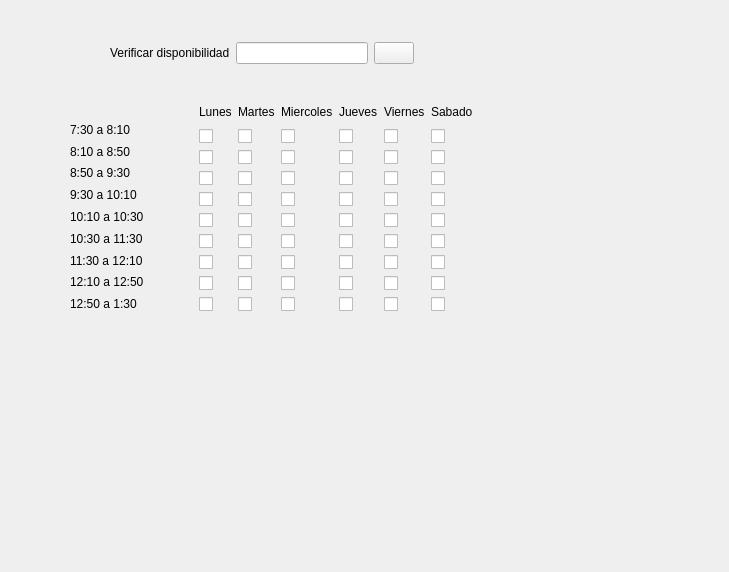
           <widget class="QWidget" name="page">
            <property name="geometry">
             <rect>
              <x>0</x>
              <y>0</y>
              <width>729</width>
              <height>572</height>
             </rect>
            </property>
            <attribute name="label">
             <string>Disponibilidad Seccion</string>
            </attribute>
            <widget class="QWidget" name="">
             <property name="geometry">
              <rect>
               <x>70</x>
               <y>100</y>
               <width>403</width>
               <height>212</height>
              </rect>
             </property>
             <layout class="QHBoxLayout" name="horizontalLayout_5">
              <item>
               <layout class="QVBoxLayout" name="verticalLayout_10">
                <item>
                 <widget class="QLabel" name="label_20">
                  <property name="text">
                   <string/>
                  </property>
                 </widget>
                </item>
                <item>
                 <widget class="QLabel" name="label_5">
                  <property name="text">
                   <string>7:30 a 8:10</string>
                  </property>
                 </widget>
                </item>
                <item>
                 <widget class="QLabel" name="label_6">
                  <property name="text">
                   <string>8:10 a 8:50</string>
                  </property>
                 </widget>
                </item>
                <item>
                 <widget class="QLabel" name="label_7">
                  <property name="text">
                   <string>8:50 a 9:30</string>
                  </property>
                 </widget>
                </item>
                <item>
                 <widget class="QLabel" name="label_8">
                  <property name="text">
                   <string>9:30 a 10:10</string>
                  </property>
                 </widget>
                </item>
                <item>
                 <widget class="QLabel" name="label_10">
                  <property name="text">
                   <string>10:10 a 10:30</string>
                  </property>
                 </widget>
                </item>
                <item>
                 <widget class="QLabel" name="label_9">
                  <property name="text">
                   <string>10:30 a 11:30</string>
                  </property>
                 </widget>
                </item>
                <item>
                 <widget class="QLabel" name="label_11">
                  <property name="text">
                   <string>11:30 a 12:10</string>
                  </property>
                 </widget>
                </item>
                <item>
                 <widget class="QLabel" name="label_12">
                  <property name="text">
                   <string>12:10 a 12:50</string>
                  </property>
                 </widget>
                </item>
                <item>
                 <widget class="QLabel" name="label_13">
                  <property name="text">
                   <string>12:50 a 1:30</string>
                  </property>
                 </widget>
                </item>
               </layout>
              </item>
              <item>
               <layout class="QHBoxLayout" name="horizontalLayout_4">
                <item>
                 <layout class="QVBoxLayout" name="verticalLayout_9">
                  <item>
                   <widget class="QLabel" name="label_14">
                    <property name="text">
                     <string>Lunes</string>
                    </property>
                   </widget>
                  </item>
                  <item>
                   <layout class="QVBoxLayout" name="verticalLayout_2">
                    <item>
                     <widget class="QCheckBox" name="checkBox">
                      <property name="text">
                       <string/>
                      </property>
                     </widget>
                    </item>
                    <item>
                     <widget class="QCheckBox" name="checkBox_4">
                      <property name="text">
                       <string/>
                      </property>
                     </widget>
                    </item>
                    <item>
                     <widget class="QCheckBox" name="checkBox_11">
                      <property name="text">
                       <string/>
                      </property>
                     </widget>
                    </item>
                    <item>
                     <widget class="QCheckBox" name="checkBox_5">
                      <property name="text">
                       <string/>
                      </property>
                     </widget>
                    </item>
                    <item>
                     <widget class="QCheckBox" name="checkBox_6">
                      <property name="text">
                       <string/>
                      </property>
                     </widget>
                    </item>
                    <item>
                     <widget class="QCheckBox" name="checkBox_7">
                      <property name="text">
                       <string/>
                      </property>
                     </widget>
                    </item>
                    <item>
                     <widget class="QCheckBox" name="checkBox_8">
                      <property name="text">
                       <string/>
                      </property>
                     </widget>
                    </item>
                    <item>
                     <widget class="QCheckBox" name="checkBox_9">
                      <property name="text">
                       <string/>
                      </property>
                     </widget>
                    </item>
                    <item>
                     <widget class="QCheckBox" name="checkBox_10">
                      <property name="text">
                       <string/>
                      </property>
                     </widget>
                    </item>
                   </layout>
                  </item>
                 </layout>
                </item>
                <item>
                 <layout class="QVBoxLayout" name="verticalLayout_3">
                  <item>
                   <widget class="QLabel" name="label_15">
                    <property name="text">
                     <string>Martes</string>
                    </property>
                   </widget>
                  </item>
                  <item>
                   <widget class="QCheckBox" name="checkBox_12">
                    <property name="text">
                     <string/>
                    </property>
                   </widget>
                  </item>
                  <item>
                   <widget class="QCheckBox" name="checkBox_13">
                    <property name="text">
                     <string/>
                    </property>
                   </widget>
                  </item>
                  <item>
                   <widget class="QCheckBox" name="checkBox_14">
                    <property name="text">
                     <string/>
                    </property>
                   </widget>
                  </item>
                  <item>
                   <widget class="QCheckBox" name="checkBox_15">
                    <property name="text">
                     <string/>
                    </property>
                   </widget>
                  </item>
                  <item>
                   <widget class="QCheckBox" name="checkBox_16">
                    <property name="text">
                     <string/>
                    </property>
                   </widget>
                  </item>
                  <item>
                   <widget class="QCheckBox" name="checkBox_17">
                    <property name="text">
                     <string/>
                    </property>
                   </widget>
                  </item>
                  <item>
                   <widget class="QCheckBox" name="checkBox_18">
                    <property name="text">
                     <string/>
                    </property>
                   </widget>
                  </item>
                  <item>
                   <widget class="QCheckBox" name="checkBox_19">
                    <property name="text">
                     <string/>
                    </property>
                   </widget>
                  </item>
                  <item>
                   <widget class="QCheckBox" name="checkBox_20">
                    <property name="text">
                     <string/>
                    </property>
                   </widget>
                  </item>
                 </layout>
                </item>
                <item>
                 <layout class="QVBoxLayout" name="verticalLayout_13">
                  <item>
                   <widget class="QLabel" name="label_19">
                    <property name="text">
                     <string>Miercoles</string>
                    </property>
                   </widget>
                  </item>
                  <item>
                   <layout class="QVBoxLayout" name="verticalLayout_5">
                    <item>
                     <widget class="QCheckBox" name="checkBox_30">
                      <property name="text">
                       <string/>
                      </property>
                     </widget>
                    </item>
                    <item>
                     <widget class="QCheckBox" name="checkBox_31">
                      <property name="text">
                       <string/>
                      </property>
                     </widget>
                    </item>
                    <item>
                     <widget class="QCheckBox" name="checkBox_32">
                      <property name="text">
                       <string/>
                      </property>
                     </widget>
                    </item>
                    <item>
                     <widget class="QCheckBox" name="checkBox_33">
                      <property name="text">
                       <string/>
                      </property>
                     </widget>
                    </item>
                    <item>
                     <widget class="QCheckBox" name="checkBox_34">
                      <property name="text">
                       <string/>
                      </property>
                     </widget>
                    </item>
                    <item>
                     <widget class="QCheckBox" name="checkBox_35">
                      <property name="text">
                       <string/>
                      </property>
                     </widget>
                    </item>
                    <item>
                     <widget class="QCheckBox" name="checkBox_36">
                      <property name="text">
                       <string/>
                      </property>
                     </widget>
                    </item>
                    <item>
                     <widget class="QCheckBox" name="checkBox_37">
                      <property name="text">
                       <string/>
                      </property>
                     </widget>
                    </item>
                    <item>
                     <widget class="QCheckBox" name="checkBox_38">
                      <property name="text">
                       <string/>
                      </property>
                     </widget>
                    </item>
                   </layout>
                  </item>
                 </layout>
                </item>
                <item>
                 <layout class="QVBoxLayout" name="verticalLayout_16">
                  <item>
                   <widget class="QLabel" name="label_21">
                    <property name="text">
                     <string>Jueves</string>
                    </property>
                   </widget>
                  </item>
                  <item>
                   <layout class="QVBoxLayout" name="verticalLayout_7">
                    <item>
                     <widget class="QCheckBox" name="checkBox_39">
                      <property name="text">
                       <string/>
                      </property>
                     </widget>
                    </item>
                    <item>
                     <widget class="QCheckBox" name="checkBox_49">
                      <property name="text">
                       <string/>
                      </property>
                     </widget>
                    </item>
                    <item>
                     <widget class="QCheckBox" name="checkBox_50">
                      <property name="text">
                       <string/>
                      </property>
                     </widget>
                    </item>
                    <item>
                     <widget class="QCheckBox" name="checkBox_51">
                      <property name="text">
                       <string/>
                      </property>
                     </widget>
                    </item>
                    <item>
                     <widget class="QCheckBox" name="checkBox_52">
                      <property name="text">
                       <string/>
                      </property>
                     </widget>
                    </item>
                    <item>
                     <widget class="QCheckBox" name="checkBox_53">
                      <property name="text">
                       <string/>
                      </property>
                     </widget>
                    </item>
                    <item>
                     <widget class="QCheckBox" name="checkBox_54">
                      <property name="text">
                       <string/>
                      </property>
                     </widget>
                    </item>
                    <item>
                     <widget class="QCheckBox" name="checkBox_55">
                      <property name="text">
                       <string/>
                      </property>
                     </widget>
                    </item>
                    <item>
                     <widget class="QCheckBox" name="checkBox_56">
                      <property name="text">
                       <string/>
                      </property>
                     </widget>
                    </item>
                   </layout>
                  </item>
                 </layout>
                </item>
                <item>
                 <layout class="QVBoxLayout" name="verticalLayout_11">
                  <item>
                   <widget class="QLabel" name="label_17">
                    <property name="text">
                     <string>Viernes</string>
                    </property>
                   </widget>
                  </item>
                  <item>
                   <layout class="QVBoxLayout" name="verticalLayout_8">
                    <item>
                     <widget class="QCheckBox" name="checkBox_57">
                      <property name="text">
                       <string/>
                      </property>
                     </widget>
                    </item>
                    <item>
                     <widget class="QCheckBox" name="checkBox_58">
                      <property name="text">
                       <string/>
                      </property>
                     </widget>
                    </item>
                    <item>
                     <widget class="QCheckBox" name="checkBox_59">
                      <property name="text">
                       <string/>
                      </property>
                     </widget>
                    </item>
                    <item>
                     <widget class="QCheckBox" name="checkBox_60">
                      <property name="text">
                       <string/>
                      </property>
                     </widget>
                    </item>
                    <item>
                     <widget class="QCheckBox" name="checkBox_61">
                      <property name="text">
                       <string/>
                      </property>
                     </widget>
                    </item>
                    <item>
                     <widget class="QCheckBox" name="checkBox_62">
                      <property name="text">
                       <string/>
                      </property>
                     </widget>
                    </item>
                    <item>
                     <widget class="QCheckBox" name="checkBox_63">
                      <property name="text">
                       <string/>
                      </property>
                     </widget>
                    </item>
                    <item>
                     <widget class="QCheckBox" name="checkBox_64">
                      <property name="text">
                       <string/>
                      </property>
                     </widget>
                    </item>
                    <item>
                     <widget class="QCheckBox" name="checkBox_65">
                      <property name="text">
                       <string/>
                      </property>
                     </widget>
                    </item>
                   </layout>
                  </item>
                 </layout>
                </item>
                <item>
                 <layout class="QVBoxLayout" name="verticalLayout_12">
                  <item>
                   <widget class="QLabel" name="label_18">
                    <property name="text">
                     <string>Sabado</string>
                    </property>
                   </widget>
                  </item>
                  <item>
                   <layout class="QVBoxLayout" name="verticalLayout_4">
                    <item>
                     <widget class="QCheckBox" name="checkBox_21">
                      <property name="text">
                       <string/>
                      </property>
                     </widget>
                    </item>
                    <item>
                     <widget class="QCheckBox" name="checkBox_22">
                      <property name="text">
                       <string/>
                      </property>
                     </widget>
                    </item>
                    <item>
                     <widget class="QCheckBox" name="checkBox_23">
                      <property name="text">
                       <string/>
                      </property>
                     </widget>
                    </item>
                    <item>
                     <widget class="QCheckBox" name="checkBox_24">
                      <property name="text">
                       <string/>
                      </property>
                     </widget>
                    </item>
                    <item>
                     <widget class="QCheckBox" name="checkBox_25">
                      <property name="text">
                       <string/>
                      </property>
                     </widget>
                    </item>
                    <item>
                     <widget class="QCheckBox" name="checkBox_26">
                      <property name="text">
                       <string/>
                      </property>
                     </widget>
                    </item>
                    <item>
                     <widget class="QCheckBox" name="checkBox_27">
                      <property name="text">
                       <string/>
                      </property>
                     </widget>
                    </item>
                    <item>
                     <widget class="QCheckBox" name="checkBox_28">
                      <property name="text">
                       <string/>
                      </property>
                     </widget>
                    </item>
                    <item>
                     <widget class="QCheckBox" name="checkBox_29">
                      <property name="text">
                       <string/>
                      </property>
                     </widget>
                    </item>
                   </layout>
                  </item>
                 </layout>
                </item>
               </layout>
              </item>
             </layout>
            </widget>
            <widget class="QWidget" name="">
             <property name="geometry">
              <rect>
               <x>110</x>
               <y>40</y>
               <width>304</width>
               <height>26</height>
              </rect>
             </property>
             <layout class="QHBoxLayout" name="horizontalLayout_10">
              <item>
               <widget class="QLabel" name="label_55">
                <property name="text">
                 <string>Verificar disponibilidad</string>
                </property>
               </widget>
              </item>
              <item>
               <widget class="QLineEdit" name="ln_disponibilidad_seccion">
                <property name="readOnly">
                 <bool>true</bool>
                </property>
               </widget>
              </item>
              <item>
               <widget class="QPushButton" name="pushButton">
                <property name="text">
                 <string/>
                </property>
                <property name="icon">
                 <iconset>
                  <normaloff>imagenes/baseline-search.png</normaloff>imagenes/baseline-search.png</iconset>
                </property>
               </widget>
              </item>
             </layout>
            </widget>
           </widget>
